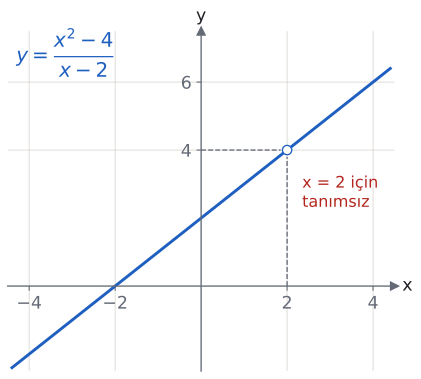

Python code for this plot:
import sys; sys.path.insert(0, "tools")
from cizim import *

# y = (x² − 4)/(x − 2) grafiği: y = x + 2 doğrusu, ama x = 2'de boşluk (4 değeri alınmaz).
fig, ax = sekil(5.2, 4.6)
eksenler(ax, x=(-4.5, 4.5), y=(-2.5, 7.5))
ax.set_xticks([-4, -2, 2, 4]); ax.set_yticks([4, 6])
ax.set_xticklabels(["−4", "−2", "2", "4"]); ax.set_yticklabels(["4", "6"])
xs = np.linspace(-4.4, 4.4, 400)
ax.plot(xs, xs + 2, color=MAVI)
nokta(ax, 2, 4, dolu=False, renk=MAVI)
ax.plot([2, 2], [0, 3.8], color=SOLUK, lw=1, ls="--")
ax.plot([0, 1.85], [4, 4], color=SOLUK, lw=1, ls="--")
ax.text(2.35, 3.3, "x = 2 için\ntanımsız", fontsize=12, color=KIRMIZI, va="top")
ax.text(-4.3, 6.6, r"$y = \dfrac{x^2 - 4}{x - 2}$", fontsize=15, color=MAVI)
kaydet(fig, __file__)
